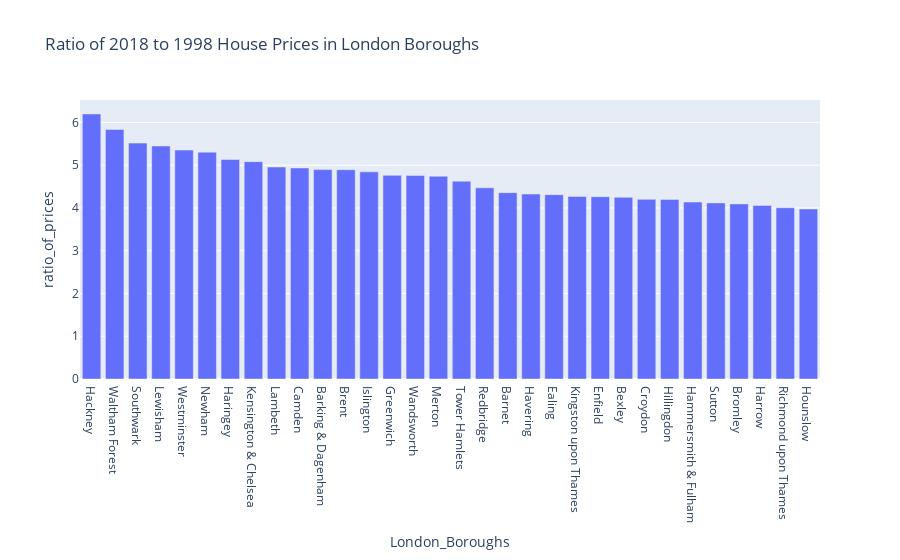

Notebook source saved alongside this figure:
### Code cell
fig = px.bar(highest_change, x ='London_Boroughs', y='ratio_of_prices', title="Ratio of 2018 to 1998 House Prices in London Boroughs")
fig.show()

### Figure 1 — Plotly figure (JSON) as saved in the notebook; plotly's stock layout.template omitted (floating-point values rounded to 4 significant figures)
{"data": [{"alignmentgroup": "True", "hovertemplate": "London_Boroughs=%{x}<br>ratio_of_prices=%{y}<extra></extra>", "legendgroup": "", "marker": {"color": "#636efa", "pattern": {"shape": ""}}, "name": "", "offsetgroup": "", "orientation": "v", "showlegend": false, "textposition": "auto", "type": "bar", "x": ["Hackney", "Waltham Forest", "Southwark", "Lewisham", "Westminster", "Newham", "Haringey", "Kensington & Chelsea", "Lambeth", "Camden", "Barking & Dagenham", "Brent", "Islington", "Greenwich", "Wandsworth", "Merton", "Tower Hamlets", "Redbridge", "Barnet", "Havering", "Ealing", "Kingston upon Thames", "Enfield", "Bexley", "Croydon", "Hillingdon", "Hammersmith & Fulham", "Sutton", "Bromley", "Harrow", "Richmond upon Thames", "Hounslow"], "xaxis": "x", "y": [6.198, 5.835, 5.516, 5.449, 5.354, 5.305, 5.135, 5.082, 4.958, 4.935, 4.897, 4.895, 4.844, 4.763, 4.758, 4.741, 4.627, 4.471, 4.358, 4.325, 4.311, 4.271, 4.263, 4.249, 4.201, 4.2, 4.138, 4.119, 4.095, 4.059, 4.005, 3.976], "yaxis": "y"}], "layout": {"barmode": "relative", "legend": {"tracegroupgap": 0}, "title": {"text": "Ratio of 2018 to 1998 House Prices in London Boroughs"}, "xaxis": {"anchor": "y", "domain": [0, 1], "title": {"text": "London_Boroughs"}}, "yaxis": {"anchor": "x", "domain": [0, 1], "title": {"text": "ratio_of_prices"}}}}
